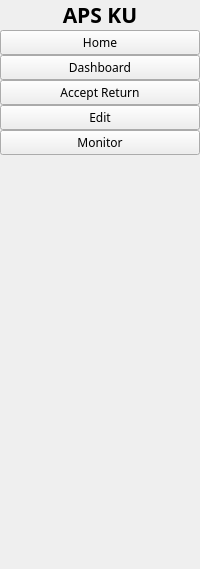
     <widget class="QWidget" name="full_me_widget" native="true">
      <layout class="QVBoxLayout" name="verticalLayout_5">
       <property name="spacing">
        <number>0</number>
       </property>
       <property name="leftMargin">
        <number>0</number>
       </property>
       <property name="topMargin">
        <number>0</number>
       </property>
       <property name="rightMargin">
        <number>0</number>
       </property>
       <property name="bottomMargin">
        <number>0</number>
       </property>
       <item>
        <widget class="QLabel" name="label_2">
         <property name="font">
          <font>
           <family>Mitr SemiBold</family>
           <pointsize>16</pointsize>
           <weight>75</weight>
           <bold>true</bold>
          </font>
         </property>
         <property name="text">
          <string>APS KU</string>
         </property>
         <property name="alignment">
          <set>Qt::AlignCenter</set>
         </property>
        </widget>
       </item>
       <item>
        <layout class="QVBoxLayout" name="verticalLayout_3">
         <property name="spacing">
          <number>0</number>
         </property>
         <item>
          <widget class="QPushButton" name="full_home_btn">
           <property name="font">
            <font>
             <family>Mitr SemiBold</family>
            </font>
           </property>
           <property name="text">
            <string>Home</string>
           </property>
           <property name="icon">
            <iconset resource="resource2.qrc">
             <normaloff>:/icon/icon/icons8-home-96 (1).png</normaloff>:/icon/icon/icons8-home-96 (1).png</iconset>
           </property>
           <property name="iconSize">
            <size>
             <width>25</width>
             <height>25</height>
            </size>
           </property>
           <property name="checkable">
            <bool>true</bool>
           </property>
           <property name="autoExclusive">
            <bool>true</bool>
           </property>
          </widget>
         </item>
         <item>
          <widget class="QPushButton" name="full_dashboard_btn">
           <property name="font">
            <font>
             <family>Mitr SemiBold</family>
            </font>
           </property>
           <property name="text">
            <string>Dashboard</string>
           </property>
           <property name="icon">
            <iconset resource="resource2.qrc">
             <normaloff>:/icon/icon/dashboard-white.png</normaloff>:/icon/icon/dashboard-white.png</iconset>
           </property>
           <property name="iconSize">
            <size>
             <width>25</width>
             <height>25</height>
            </size>
           </property>
           <property name="checkable">
            <bool>true</bool>
           </property>
           <property name="autoExclusive">
            <bool>true</bool>
           </property>
          </widget>
         </item>
         <item>
          <widget class="QPushButton" name="full_accept_btn">
           <property name="font">
            <font>
             <family>Mitr SemiBold</family>
            </font>
           </property>
           <property name="text">
            <string>Accept Return</string>
           </property>
           <property name="icon">
            <iconset resource="resource2.qrc">
             <normaloff>:/icon/icon/icons8-accept-96 (1).png</normaloff>:/icon/icon/icons8-accept-96 (1).png</iconset>
           </property>
           <property name="iconSize">
            <size>
             <width>25</width>
             <height>25</height>
            </size>
           </property>
           <property name="checkable">
            <bool>true</bool>
           </property>
           <property name="autoExclusive">
            <bool>true</bool>
           </property>
          </widget>
         </item>
         <item>
          <widget class="QPushButton" name="full_edit_btn">
           <property name="font">
            <font>
             <family>Mitr SemiBold</family>
            </font>
           </property>
           <property name="text">
            <string>Edit</string>
           </property>
           <property name="icon">
            <iconset resource="resource2.qrc">
             <normaloff>:/icon/icon/edit-white.png</normaloff>:/icon/icon/edit-white.png</iconset>
           </property>
           <property name="iconSize">
            <size>
             <width>25</width>
             <height>25</height>
            </size>
           </property>
           <property name="checkable">
            <bool>true</bool>
           </property>
           <property name="autoExclusive">
            <bool>true</bool>
           </property>
          </widget>
         </item>
         <item>
          <widget class="QPushButton" name="full_monitor_btn">
           <property name="font">
            <font>
             <family>Mitr SemiBold</family>
            </font>
           </property>
           <property name="text">
            <string>Monitor</string>
           </property>
           <property name="icon">
            <iconset resource="resource2.qrc">
             <normaloff>:/icon/icon/icons8-monitor-96 (1).png</normaloff>:/icon/icon/icons8-monitor-96 (1).png</iconset>
           </property>
           <property name="iconSize">
            <size>
             <width>25</width>
             <height>25</height>
            </size>
           </property>
           <property name="checkable">
            <bool>true</bool>
           </property>
           <property name="autoExclusive">
            <bool>true</bool>
           </property>
          </widget>
         </item>
        </layout>
       </item>
       <item>
        <spacer name="verticalSpacer_2">
         <property name="orientation">
          <enum>Qt::Vertical</enum>
         </property>
         <property name="sizeHint" stdset="0">
          <size>
           <width>20</width>
           <height>414</height>
          </size>
         </property>
        </spacer>
       </item>
      </layout>
     </widget>
